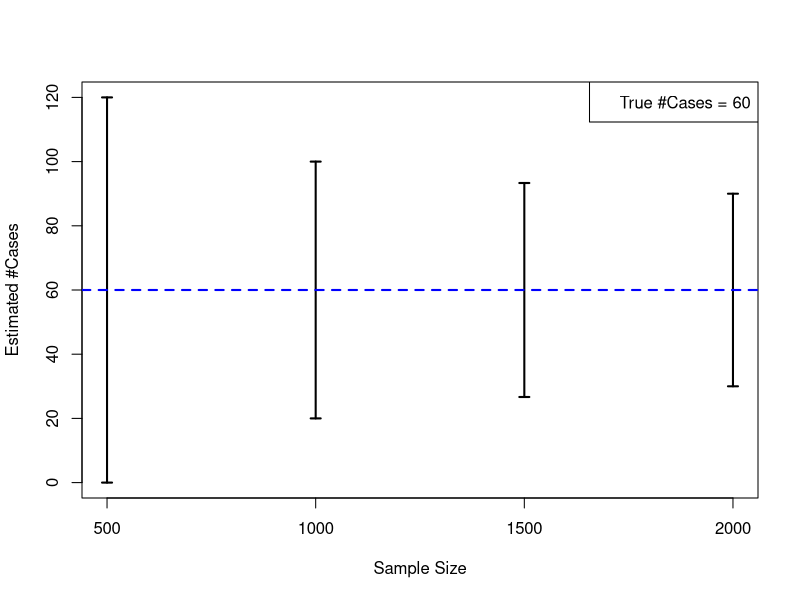

Here is the R script that generated this plot:
## ---- chunk 1
knitr::opts_chunk$set(echo = TRUE)
## ---- chunk 2
get_pool_fraction <- function(pool_size, prob_positive) {
  1 / pool_size + 1 - (1 - prob_positive)^pool_size
}
get_optimal_pool <- function(prob_positive) {
  k <- 1:100
  k[which.min(get_pool_fraction(k, prob_positive))]
}
get_optimal_pool_fraction <- function(prob_positive) {
  k <- get_optimal_pool(prob_positive)
  get_pool_fraction(k, prob_positive)
}
get_pool_tests <- function(n, pool_size, prob_positive) {
  round(n * get_pool_fraction(pool_size, prob_positive))
}
## ---- chunk 3
E_sick_HH <- function(N, k, S) {
  N * (1 - dhyper(0, S, k * N - S, k))
}
## ---- chunk 4
N <- 3000 
cases <- c(25, 30, 35, 40, 45, 50)
prevalence <- round(100 * cases / N, 2)
n_tests <- round((N + 1) / (cases + 1))
foo <- as.data.frame(cbind(cases, prevalence, n_tests))
knitr::kable(foo, col.names = c('Infected Households ($C$)', 'Prevalence (%)', 'Expected #Samples'),
             caption = 'Expected number of samples before the first positive result under random sampling without replacement from a population of size 3000.')
## ---- chunk 5
get_est_range <- function(sample_size, Npositive, popn_size = 20000, alpha = 0.2) {
  Plower <- qhyper(alpha / 2, Npositive, popn_size - Npositive, sample_size)
  Pupper <- qhyper(1 - alpha / 2, Npositive, popn_size - Npositive, sample_size)
  Elower <- popn_size * Plower / sample_size
  Eupper <- popn_size * Pupper / sample_size
  return(c(floor(Elower), ceiling(Eupper)))
}
get_exact_prob <- function(sample_size, Npositive, popn_size = 20000, alpha = 0.2) {
  Plower <- qhyper(alpha / 2, Npositive, popn_size - Npositive, sample_size)
  Pupper <- qhyper(1 - alpha / 2, Npositive, popn_size - Npositive, sample_size)
  sum(dhyper(Plower:Pupper, Npositive, popn_size - Npositive, sample_size))
}
Vget_exact_prob <- Vectorize(get_exact_prob, 'sample_size')
plot_est_range <- function(sample_size, Npositive, popn_size = 20000, alpha = 0.2) {
# vectorized over sample_size
  Plower <- qhyper(alpha / 2, Npositive, popn_size - Npositive, sample_size)
  Pupper <- qhyper(1 - alpha / 2, Npositive, popn_size - Npositive, sample_size)
  Elower <- popn_size * Plower / sample_size
  Eupper <- popn_size * Pupper / sample_size
  matplot(sample_size, cbind(Elower, Eupper),
          xlab = 'Sample Size', ylab = 'Estimated #Cases',
          main = '', pch = '')
  arrows(sample_size, Elower, sample_size, Eupper, length = 0.05,
         angle = 90, code = 3, lwd = 2)
  abline(h = Npositive, lty = 2, col = 'blue', lwd = 2)
  title1 <- 'True #Cases = '
  title2 <- bquote(.(Npositive))
  mytitle <- paste0(title1, title2)
  legend('topright', legend = mytitle)
}
## ---- chunk 6
plot_est_range(c(500, 1000, 1500, 2000), 60)
## ---- chunk 7
get_power <- function(n, p, p0, N = 20000, alpha = 0.1) {
  finite_correct <- (N - n) / (N - 1) # finite popn correction
  mu <- (p - p0) / sqrt(finite_correct * p0 * (1 - p0) /n)
  s <- sqrt(p * (1 - p) / (p0 * (1 - p0)))
  alpha <- 0.1
  critical_value <- qnorm(0.9)
  return(1 - pnorm(critical_value, mu, s))
}
## ---- chunk 8
get_false_positive <- function(prev, sens, spec) {
# everything is in %
  term1 <- (100 - spec) / sens
  term2 <- (100 - prev) / prev
  return(100 - 100 / (1 + term1 * term2))
}
